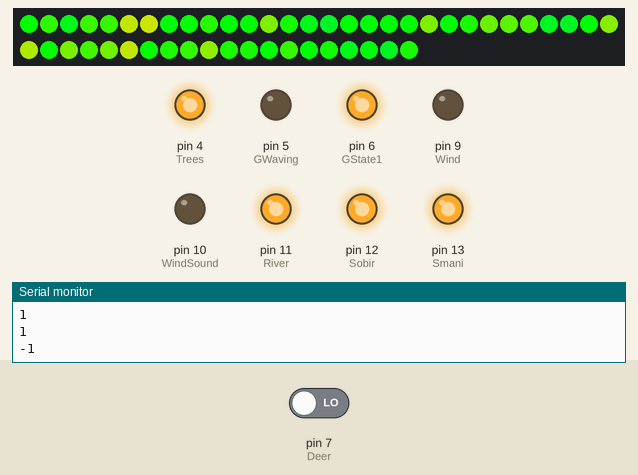
Simulated run of this sketch. Board: Arduino Uno, built with avr-gcc and run on an emulated ATmega328P. Parts: 50 RGB LEDs in strip order, left to right, continuing on the next row, output pins drawn as LEDs (lit = HIGH), the last lines printed to the serial monitor. Dashed ring = blinking. Inputs (shaded band) come from the test bench; at power-on: pin 7 (Deer) LOW. Random numbers use the default seed unless the sketch sets one.

Above: at 4.9 s.
5.0 s: pin 7 (Deer) driven HIGH
At 5.5 s:
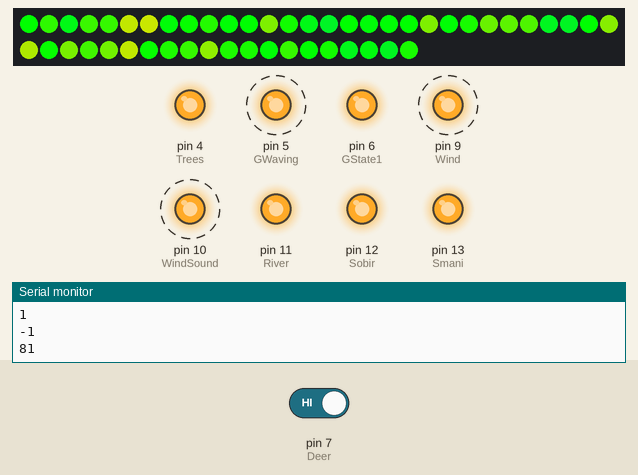
At 7.0 s:
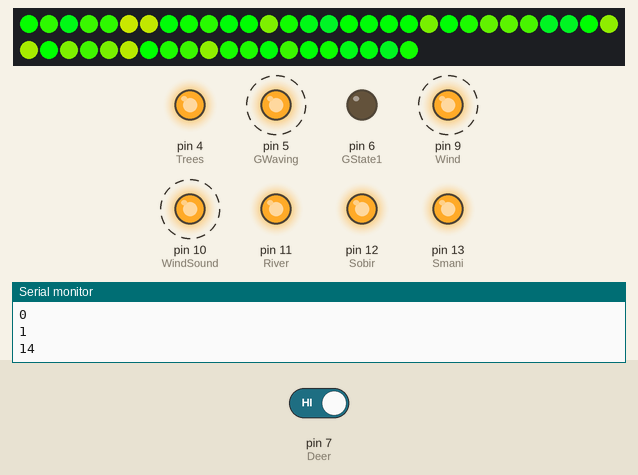
Timing chart, 0 to 11.7 s (numbered marks = the images above; inputs shaded):
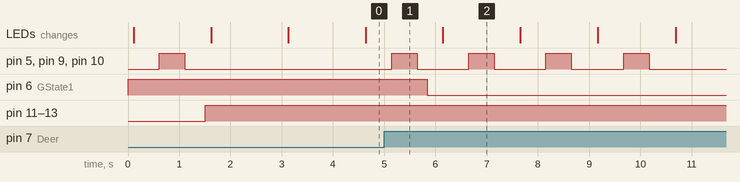

Measured:
- after the input at 5.0 s, pin 6 (GState1): HIGH → LOW after 0.85 s
- by itself, pin 5 (GWaving), pin 9 (Wind), pin 10 (WindSound): alternates HIGH for 0.50 s and LOW for 1.0 s, 8 changes in all, then stays LOW

The sketch:

Grass_Trees.ino
```cpp
//Initial: Few Grass, Trigger
//Trigger1: More Grass, Delay, Signal River, Signal Small Animals, Delay, Trigger
//Random Waving
//Sensor Waving
#include <FastLED.h>
#define NUM_LEDS 50
#define DATA_PIN 8
CRGB leds[50];
int hues[50];
int randNum2;
int Trees=4; // static , not essential to chain
int GWaving=5; // motion
int GState1=6;
int GState2=6; // shared pin?
int Deer=7;
int RGBe=8;
int Wind=9; // not essential to chain
int WindSound=10; // audio
int River=11;
int Sobir=12; // song birds
int Smani=13; // small animals
int Deeer; // reading of deer
int GStaate2; // reading of gstate
int randnum; //

void setup() {
  // put your setup code here , to run once:
  FastLED.addLeds<WS2811, DATA_PIN, RGB>(leds, NUM_LEDS);
  Serial.begin(9600);
  // if analog input pin 0 is unconnected, random analog
  // noise will cause the call to randomSeed() to generate
  // different seed numbers each time the sketch runs.
  // randomSeed() will then shuffle the random function.
  randomSeed(analogRead(0));
  for (int i=0; i<50; i++) {
   hues[i] = random(70,110);
    }
  digitalWrite(Trees,HIGH);
  digitalWrite(GState1,HIGH);
  pinMode(Deer,INPUT);
  pinMode(Trees,OUTPUT);
  pinMode(GWaving,OUTPUT);
  pinMode(GState1,OUTPUT);
  pinMode(RGBe,OUTPUT);
  //pinMode(GState2,OUTPUT);
  pinMode(Wind,OUTPUT);
  pinMode(WindSound,OUTPUT);
  pinMode(Sobir,OUTPUT);
  pinMode(River,OUTPUT);
  pinMode(Smani,OUTPUT);
}
void loop() {
  // put your main code here , to run repeatedly:
  for(int i=0; i<50; i++){
   randNum2 = random(-1,2);
   Serial.println(randNum2);
   hues[i]=randNum2+hues[i];
   leds[i]=CHSV(hues[i],255,255);
  }
  FastLED.show();
  delay(500);Serial.begin(9600);
  Serial.println(randnum);
  randnum = rand() % 100; // generates randnum in the range 0 to 99
  if (randnum<49){
    randfunc();
  }
  delay(500);
  digitalWrite(Wind,LOW);
  digitalWrite(WindSound,LOW);
  digitalWrite(GWaving,LOW);
  Deeer=digitalRead(Deer);
  delay(200);
  if (Deeer==HIGH){
    digitalWrite(GState2,HIGH);
    digitalWrite(GState1,LOW);
    }
  GStaate2=digitalRead(GState2);
  delay(200);
  if (GStaate2==HIGH){
    digitalWrite(River,HIGH);
    digitalWrite(Smani,HIGH);
    digitalWrite(Sobir,HIGH);
    }
  }
void randfunc() {
    digitalWrite(Wind,HIGH);
    digitalWrite(WindSound,HIGH);
    digitalWrite(GWaving,HIGH);
}
```
